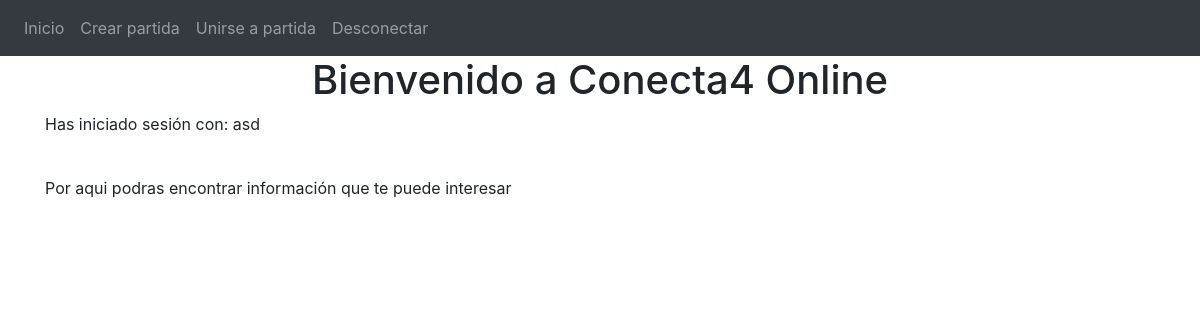
Page / (signed in) on the earlier database version.
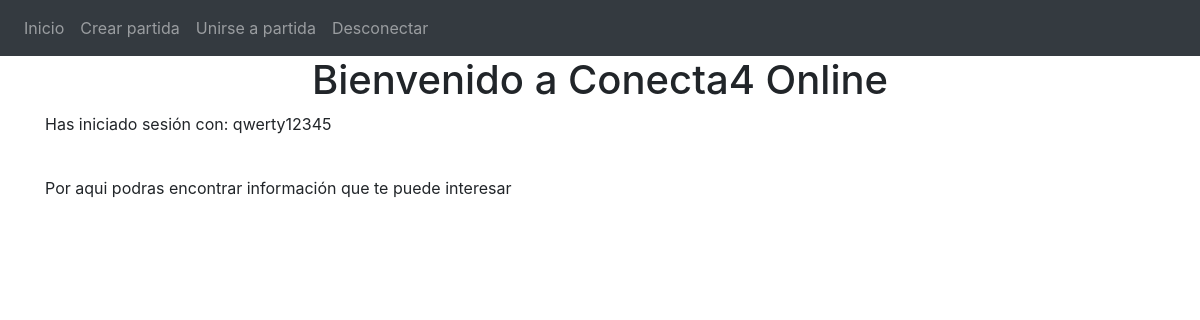
Same page on the later database version.
### website/models.py (models this page shows)
class User(db.Model, UserMixin):
    id = db.Column(db.Integer, primary_key=True)
    email = db.Column(db.String(150), unique=True)
    password = db.Column(db.String(150))
    first_name = db.Column(db.String(150))

### website/views.py (the view)
@views.route('/', methods=['GET'])
@login_required
def home():
    return render_template("home.html", user=current_user)

### website/__init__.py (called while the page is built)
def create_app():
    app = Flask(__name__)
    app.config['SECRET_KEY'] = 'frase aleatoria'
    app.config['SQLALCHEMY_DATABASE_URI'] = f'sqlite:///{DB_NAME}'
    db.init_app(app)
    from .views import views
    from .auth import auth
    app.register_blueprint(views, url_prefix='/')
    app.register_blueprint(auth, url_prefix='/')
    from .models import User
    create_database(app)
    login_manager = LoginManager()
    login_manager.login_view = 'auth.login'
    login_manager.init_app(app)
    @login_manager.user_loader
    def load_user(id):
        return User.query.get(int(id))
    return app

### website/templates/home.html (shortened to what this page needs)
{% extends "base.html" %}
{% block content %}
<h1 align="center">Bienvenido a Conecta4 Online</h1>
<p>Has iniciado sesión con: {{user.first_name}}</p><br/>
<p>Por aqui podras encontrar información que te puede interesar</p>
{% endblock %}

### website/templates/base.html (shortened to what this page needs)
<!DOCTYPE html>
<html>
    <head>
        <link
        rel="stylesheet"
        href="https://stackpath.bootstrapcdn.com/bootstrap/4.4.1/css/bootstrap.min.css"
        />
        <link
        rel="stylesheet"
        href="https://stackpath.bootstrapcdn.com/font-awesome/4.7.0/css/font-awesome.min.css"
        />
    </head>
    <body>
        <nav class="navbar navbar-expand-lg navbar-dark bg-dark">
            <div class="collapse navbar-collapse" id="navbar">
                <div class="navbar-nav">
                    {% if user.is_authenticated %}
                    <a class="nav-item nav-link" id="home" href="/">Inicio</a>
                    <a class="nav-item nav-link" id="createMatch" href="/match">Crear partida</a>
                    <a class="nav-item nav-link" id="joinMatch" href="/joinMatch">Unirse a partida</a>
                    <a class="nav-item nav-link" id="logout" href="/logout">Desconectar</a>
                    {% else %}
                    <a class="nav-item nav-link" id="login" href="/login">Iniciar sesión</a>
                    <a class="nav-item nav-link" id="signUp" href="/sign-up">Registrarse</a>
                    {% endif %}
                </div>
            </div>
        </nav>
        <div class="container">
            {% block content %}
            {% endblock %}
        </div>
    </body>
</html>

Differences in the rows shown:
changed User: first_name "asd" → "qwerty12345"
